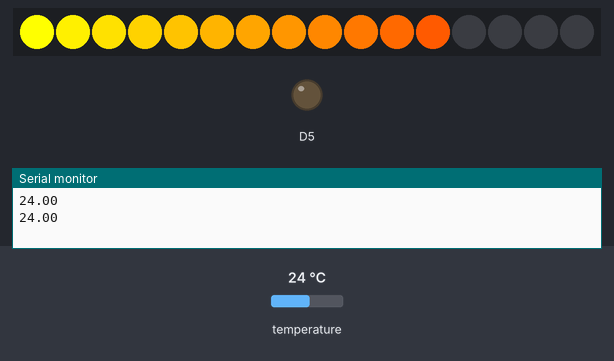
Recording of a sketch running on a simulated ESP8266 (NodeMCU). On the bench: 16 RGB LEDs in strip order, left to right, output pins drawn as LEDs (lit = HIGH), the last lines printed to the serial monitor. The test bench sets the inputs (shaded band); at power-on: temperature 24 °C.

Above: at 1.6 s.
1.7 s: temperature set to 33 °C
At 3.5 s:
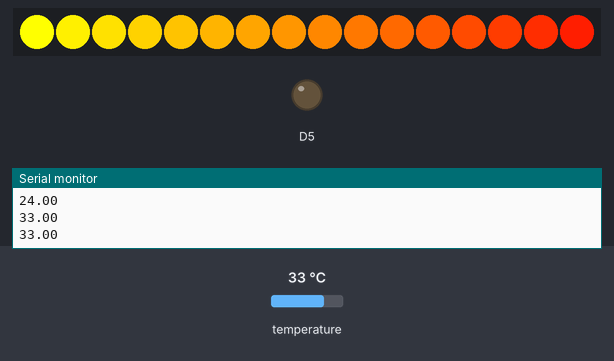
4.7 s: temperature set to 12 °C
At 6.1 s:
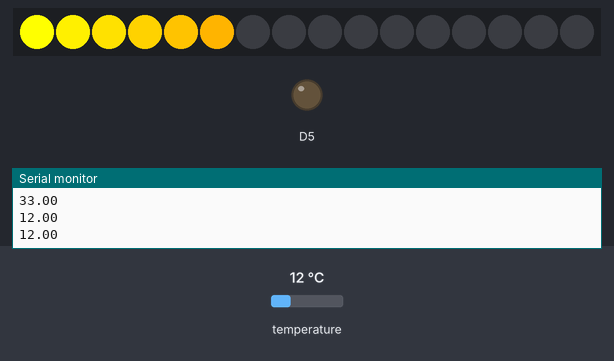
6.9 s: temperature set to 19 °C
At 8.9 s:
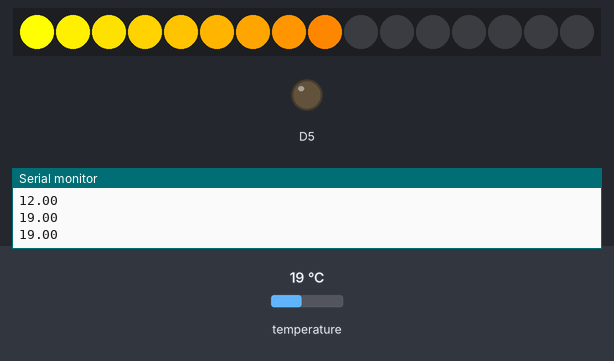
Timing chart, 0 to 10.4 s (numbered marks = the images above; inputs shaded):
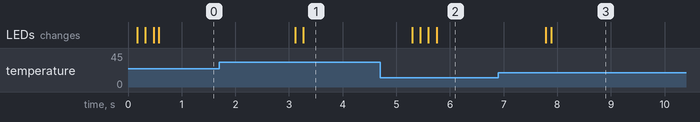

Measured:
- after the input at 1.7 s, the LEDs: first change after 1.4 s (image 1 shows a later state)
- after the input at 4.7 s, the LEDs: first change after 0.60 s (image 2 shows a later state)
- after the input at 6.9 s, the LEDs: first change after 0.88 s (image 3 shows a later state)

The sketch:

TemperatursensorNeopixel.ino
```cpp
#include <Adafruit_NeoPixel.h>
#include <LM75A.h>

#define PIN D4
#define NUMPIXELS 16

Adafruit_NeoPixel pixels = Adafruit_NeoPixel(NUMPIXELS, PIN, NEO_GRB + NEO_KHZ800);
LM75A lm75a_sensor;

void setup() {
  pixels.begin();
  pinMode(D5, OUTPUT);
  digitalWrite(D5, LOW);
  Serial.begin(115200);
}

void loop() {
  float temperature_in_degrees = lm75a_sensor.getTemperatureInDegrees();
  Serial.println(temperature_in_degrees);
  int tempInt = (int)temperature_in_degrees;
  int steps = tempInt / 2;
  for (int i = 0; i < NUMPIXELS; i++) {
    // pixels.Color takes RGB values, from 0,0,0 up to 255,255,255
    if (i < steps) {
      pixels.setPixelColor(i, pixels.Color(255, 255 - (15 * i), 0));
    } else {
      pixels.setPixelColor(i, pixels.Color(0, 0, 0));
    }
    pixels.show();
    delay(50);
  }
}
```
